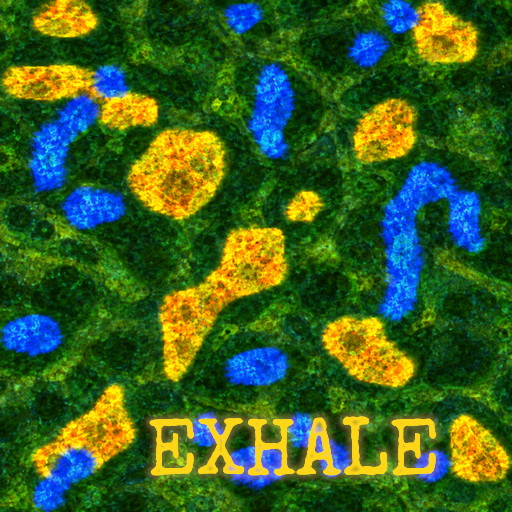
#> input picture packaging/xrf_splash.jpg, 512 x 512 px
$ python install_xrf_splash.py ../../packaging/xrf_splash.jpg
#> lines starting #> are read from the running program, lines starting #| are printed output that depends on the picture
#> in main, source is the input picture: PIL image 512x512 RGB; mean R, G, B 59.4, 96.2, 36.7
#!/usr/bin/env python3
"""Install selected XRF artwork as the application's fixed-size splash image."""

from argparse import ArgumentParser
from pathlib import Path

import numpy as np
from PIL import Image

HERE = Path(__file__).resolve().parent
ROOT = HERE.parents[1]
RUNTIME_SPLASH = ROOT / "exhale" / "resources" / "xrf_splash.jpg"
SPLASH_SIZE = 627
STATUS_HEIGHT = 28
STATUS_FEATHER = 8
STATUS_MAXIMUM_BRIGHTNESS = 64  # 25% on the 0–255 HSB brightness scale.


def darken_status_area(image: Image.Image) -> Image.Image:
    """Darken the full-width status strip with a smooth transition above it."""
    pixels = np.asarray(image.convert("RGB"), dtype=np.float32)
    height = pixels.shape[0]
#> height = 627
    if height < STATUS_HEIGHT + STATUS_FEATHER:
        raise ValueError("the splash is too small for the configured status area")

    region = pixels[-(STATUS_HEIGHT + STATUS_FEATHER) :, :]
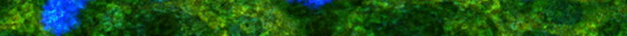
#> region: shape (36, 627, 3) float32; mean R, G, B 27.4, 83.6, 25.1
    maximum = region.max(axis=2, keepdims=True)
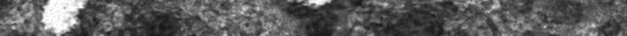
#> maximum: shape (36, 627, 1) float32; min 21, max 255, mean 91.7
    darkened = region * np.minimum(
        1.0,
        STATUS_MAXIMUM_BRIGHTNESS / np.maximum(maximum, 1.0),
    )
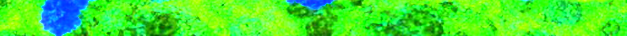
#> darkened: shape (36, 627, 3) float32; mean R, G, B 17.8, 57.6, 12.5; drawn with min black and max white

    from_bottom = np.arange(STATUS_HEIGHT + STATUS_FEATHER - 1, -1, -1, dtype=np.float32)
    vertical = np.clip(
        (STATUS_HEIGHT + STATUS_FEATHER - 1 - from_bottom) / STATUS_FEATHER,
        0.0,
        1.0,
    )
    blend = vertical[:, None]
    blend = blend * blend * (3.0 - 2.0 * blend)
    region[:] = region * (1.0 - blend[..., None]) + darkened * blend[..., None]
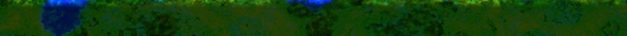
#> region: shape (36, 627, 3) float32; mean R, G, B 19, 61, 14.9
    return Image.fromarray(np.round(pixels).astype(np.uint8), "RGB")
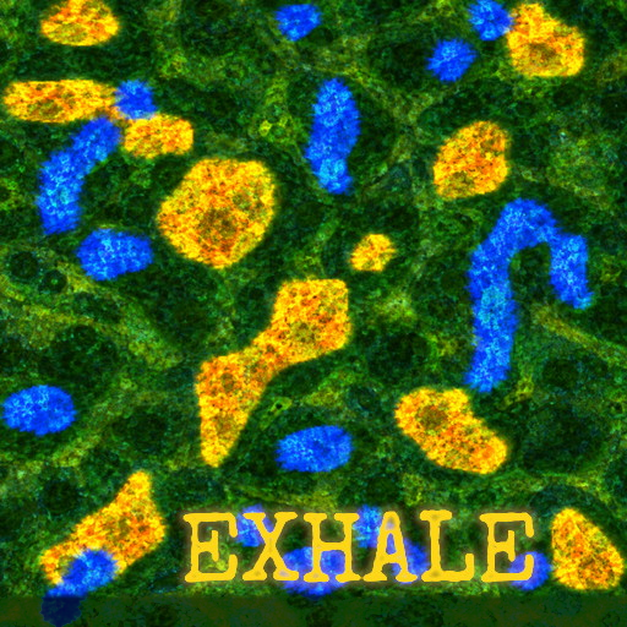
#> returned value: PIL image 627x627 RGB; mean R, G, B 58.9, 94.9, 36.2


def main() -> None:
    parser = ArgumentParser(description=__doc__)
    parser.add_argument("input_artwork", type=Path)
    args = parser.parse_args()
    with Image.open(args.input_artwork) as source:
        splash = source.convert("RGB").resize((SPLASH_SIZE, SPLASH_SIZE), Image.Resampling.LANCZOS)
    splash = darken_status_area(splash)
    RUNTIME_SPLASH.parent.mkdir(parents=True, exist_ok=True)
    splash.save(RUNTIME_SPLASH, quality=95, subsampling=0)
    print(RUNTIME_SPLASH)


if __name__ == "__main__":
    main()
